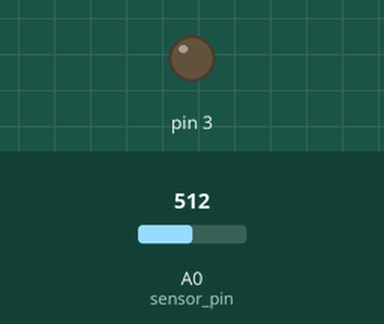
A sketch run on a simulated Arduino Uno, built with avr-gcc and run on an emulated ATmega328P. Shown: output pins drawn as LEDs (lit = HIGH). The inputs (shaded band) are chosen by the test bench; at power-on: A0 (sensor_pin) = 512. What the sketch prints to the serial monitor is not drawn.

Above: at 3.2 s.
3.3 s: A0 (sensor_pin) set to 491
At 4.8 s:
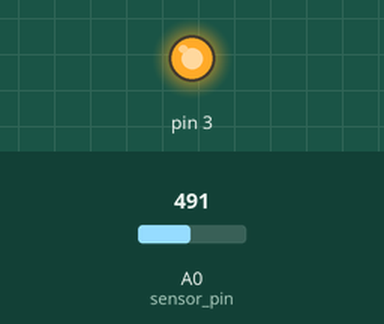
5.5 s: A0 (sensor_pin) set to 510
At 6.3 s:
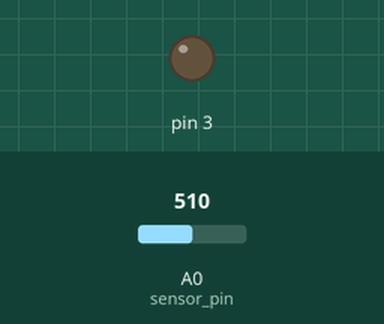
7.5 s: A0 (sensor_pin) set to 490
At 9.1 s:
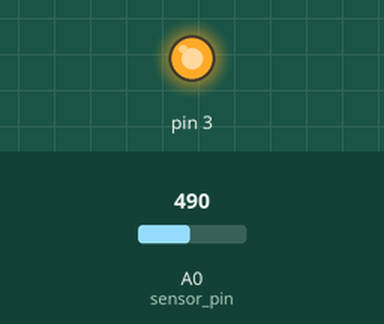
Timing chart, 0 to 10.6 s (numbered marks = the images above; inputs shaded):
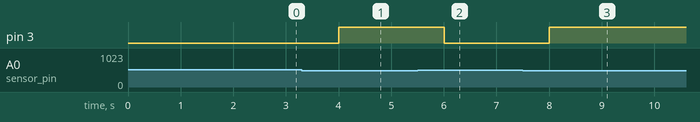

The sketch:

SmartIrrigationSystem.ino
```cpp
// Smart Irrigation System

int sensor_pin = A0;
int output_value;

void setup() {
  pinMode(3, OUTPUT);
  Serial.begin(9600);
  Serial.println("Reading from the Moisture sensor…");
  delay(2000);
}

void loop() {
  output_value = analogRead(sensor_pin); // Raw value between 0 and 1023

  Serial.print("Sensor Reading: ");
  Serial.println(output_value);

  // Adjust threshold as per your sensor (try printing values in dry and wet conditions)
  if (output_value < 500) { // Dry soil (low value) ➝ Turn ON pump
    digitalWrite(3, HIGH);
    Serial.println("Pump ON");
  } else { // Wet soil (high value) ➝ Turn OFF pump
    digitalWrite(3, LOW);
    Serial.println("Pump OFF");
  }

  delay(1000);
}
```

Measured:
- the behaviour switches between 500 and 499 on A0 (sensor_pin) (found by bisection; images 0 and 1)
- after the input at 3.3 s, pin 3: LOW → HIGH after 0.70 s
- after the input at 5.5 s, pin 3: HIGH → LOW after 0.50 s
- after the input at 7.5 s, pin 3: LOW → HIGH after 0.50 s
